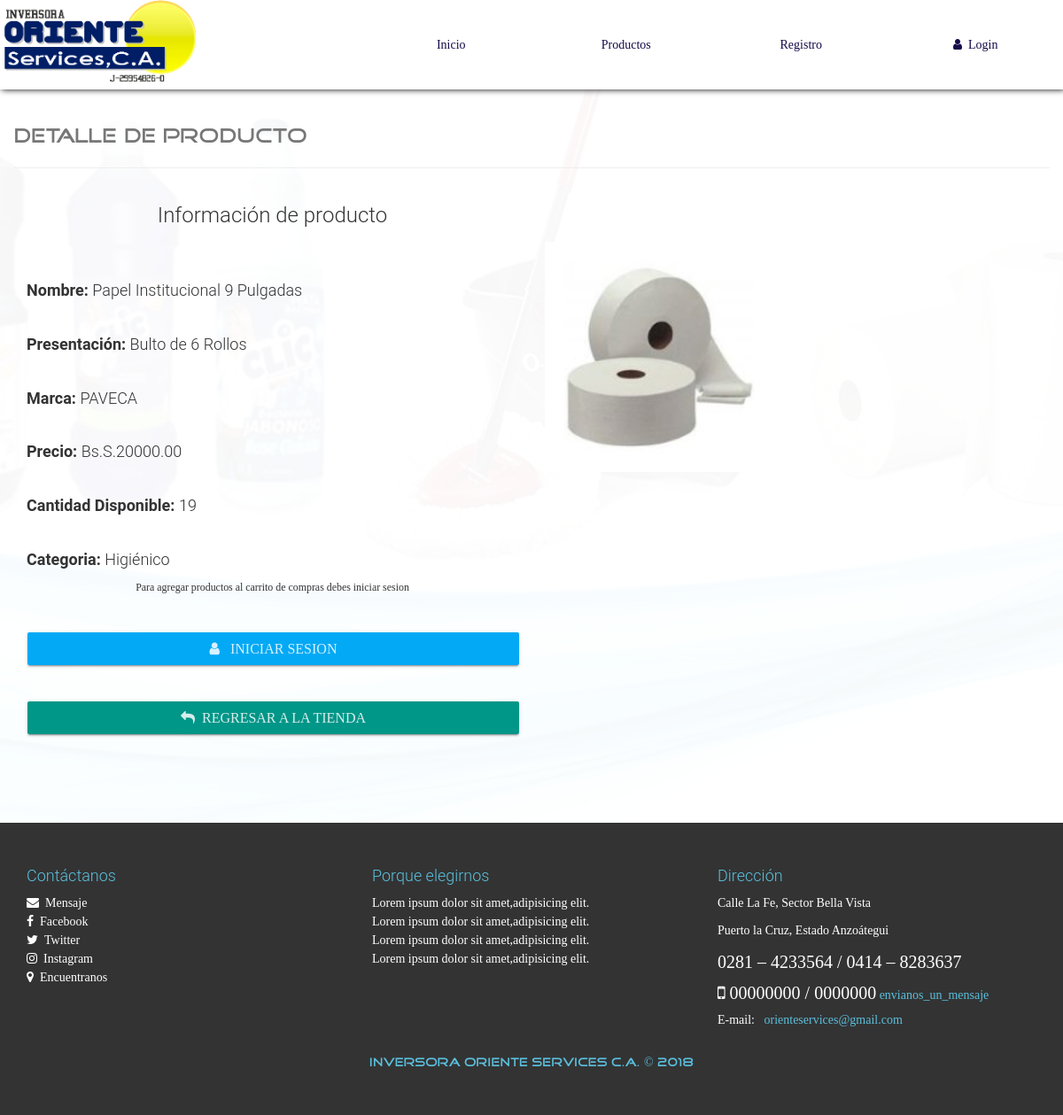
Screenshot of /infoProd.php?CodigoProd=HG-01 with the database file from the repository.
### tables this page shows
CREATE TABLE `producto` (
  `id` int(20) NOT NULL,
  `CodigoProd` varchar(30) NOT NULL,
  `NombreProd` varchar(30) NOT NULL,
  `CodigoCat` varchar(30) NOT NULL,
  `Precio` decimal(30,2) NOT NULL,
  `Descuento` int(2) NOT NULL,
  `Presentación` varchar(30) NOT NULL,
  `Marca` varchar(30) NOT NULL,
  `Stock` int(20) NOT NULL,
  `RIFProveedor` varchar(30) NOT NULL,
  `Imagen` varchar(150) NOT NULL,
  `Nombre` varchar(30) NOT NULL,
  `Estado` varchar(15) NOT NULL
);

CREATE TABLE `categoria` (
  `CodigoCat` varchar(30) NOT NULL,
  `Nombre` varchar(30) NOT NULL,
  `Descripcion` text NOT NULL
);

### library/consulSQL.php (called while the page is built, shortened)
<?php
class ejecutarSQL {
    public static function conectar(){
        if(!$con=  mysqli_connect(SERVER,USER,PASS,BD)){
            echo "Error en el servidor, verifique sus datos";
        }
        mysqli_set_charset($con, "utf8");
        return $con;
    }
    public static function consultar($query) {
        if (!$consul = mysqli_query(ejecutarSQL::conectar(), $query)) {
            echo 'Error en la consulta SQL ejecutada';
        }
        return $consul;
    }
}
class consultasSQL{
    public static function clean_string($val){
        $val=trim($val);
        $val=stripslashes($val);
        $val=str_ireplace("<script>", "", $val);
        $val=str_ireplace("</script>", "", $val);
        $val=str_ireplace("<script src", "", $val);
        $val=str_ireplace("<script type=", "", $val);
        $val=str_ireplace("SELECT * FROM", "", $val);
        $val=str_ireplace("DELETE FROM", "", $val);
        $val=str_ireplace("INSERT INTO", "", $val);
        $val=str_ireplace("--", "", $val);
        $val=str_ireplace("^", "", $val);
        $val=str_ireplace("[", "", $val);
        $val=str_ireplace("]", "", $val);
        $val=str_ireplace("==", "", $val);
        $val=str_ireplace(";", "", $val);
        return $val;
    }
}

### infoProd.php (the view, shortened to what this page needs)
<?php
include './library/consulSQL.php';
?>
<!DOCTYPE html>
<html lang="es">
<head>
    <?php include './inc/link.php'; ?>
</head>
<body id="container-page-product">
    <?php include './inc/navbar.php'; ?>
    <section id="infoproduct">
        <div class="container">
            <div class="row">
                <div class="page-header">
                    <h1><small class="tittles-pages-logo">DETALLE DE PRODUCTO</small></h1>
                </div>
                <?php
                    $CodigoProducto=consultasSQL::clean_string($_GET['CodigoProd']);
                    $productoinfo=  ejecutarSQL::consultar("SELECT producto.CodigoProd,producto.NombreProd,producto.CodigoCat,categoria.Nombre,producto.Presentación,producto.Marca,producto.Precio,producto.Descuento,producto.Stock,producto.Imagen FROM categoria INNER JOIN producto ON producto.CodigoCat=categoria.CodigoCat  WHERE CodigoProd='".$CodigoProducto."'");
                    while($fila=mysqli_fetch_array($productoinfo, MYSQLI_ASSOC)){
                        echo '
                            <div class="col-xs-12 col-sm-6">
                                <h3 class="text-center">Información de producto</h3>
                                <br><br>
                                <h4><strong>Nombre: </strong>'.$fila['NombreProd'].'</h4><br>
                                <h4><strong>Presentación: </strong>'.$fila['Presentación'].'</h4><br>
                                <h4><strong>Marca: </strong>'.$fila['Marca'].'</h4><br>
                                <h4><strong>Precio: </strong>Bs.S.'.number_format(($fila['Precio']-($fila['Precio']*($fila['Descuento']/100))), 2, '.', '').'</h4><br>
                                <h4><strong>Cantidad Disponible: </strong>'.$fila['Stock'].'</h4><br>
                                <h4><strong>Categoria: </strong>'.$fila['Nombre'].'</h4>';
                                if($fila['Stock']>=1){
                                    if($_SESSION['nombreAdmin']!="" || $_SESSION['nombreUser']!=""){
                                        echo '<form action="process/carrito.php" method="POST" class="FormCatElec" data-form="">
                                            <input type="hidden" value="'.$fila['CodigoProd'].'" name="codigo">
                                            <label class="text-center"><small>Agrega la cantidad de productos que añadiras al carrito de compras (Maximo '.$fila['Stock'].' productos)</small></label>
                                            <div class="form-group">
                                                <input type="number" class="form-control" value="1" min="1" max="'.$fila['Stock'].'" name="cantidad">
                                            </div>
                                            <button class="btn btn-lg btn-raised btn-success btn-block"><i class="fa fa-shopping-cart"></i>&nbsp;&nbsp; Añadir al carrito</button>
                                        </form>
                                        <div class="ResForm"></div>';
                                    }else{
                                        echo '<p class="text-center"><small>Para agregar productos al carrito de compras debes iniciar sesion</small></p><br>   ';
                                        echo '<button class="btn btn-lg btn-raised btn-info btn-block" data-toggle="modal" data-target=".modal-login"><i class="fa fa-user"></i>&nbsp;&nbsp; Iniciar sesion</button>';
                                    }
                                }else{
                                    echo '<p class="text-center text-danger lead">No hay existencias de este producto</p><br>';
                                }
                                if($fila['Imagen']!="" && is_file("./assets/img-products/".$fila['Imagen'])){
                                    $imagenFile="./assets/img-products/".$fila['Imagen'];
                                }else{
                                    $imagenFile="./assets/img-products/default.png";
                                }
                                echo '<br>
                                <a href="product.php" class="btn btn-lg btn-primary btn-raised btn-block"><i class="fa fa-mail-reply"></i>&nbsp;&nbsp;Regresar a la tienda</a>
                            </div>
                            <div class="col-xs-12 col-sm-6">
                                <br><br><br>
                                <img class="img-responsive" src="'.$imagenFile.'">
                            </div>';
                    }
                ?>
            </div>
        </div>
    </section>
    <?php include './inc/footer.php'; ?>
</body>
</html>

### css/style.css (style rules this page uses)
body { font-family: "FontFamilySPro"; line-height: 1.5; font-size: 1.4em; width: 100%; height: 100%; margin: 0px; padding: 0px; background-position: center center; background-repeat: no-repeat; background-attachment: fixed; background-size: cover; background-color: #fff; }
section { width: 100%; margin: 0px; padding: 90px 0px; }
.tittles-pages-logo { font-family: "FontFamilyLogo"; }
#container-page-product { background-image: url(../assets/img/fondo.jpg); }
#store, #infoproduct, #container-pedido { background-color: rgba(255,255,255,.97); min-height: 900px; }

### rows the page displays
producto: NombreProd "Papel Institucional 9 Pulgadas", Presentación "Bulto de 6 Rollos", Marca "PAVECA", $fila['Precio']-($fila['Precio']*($fila['Descuento']/100)) "20000.00", Stock "19", CodigoCat.Nombre "Higiénico", shows "Para agregar productos al carrito de compras debes iniciar sesion", Imagen (picture)
